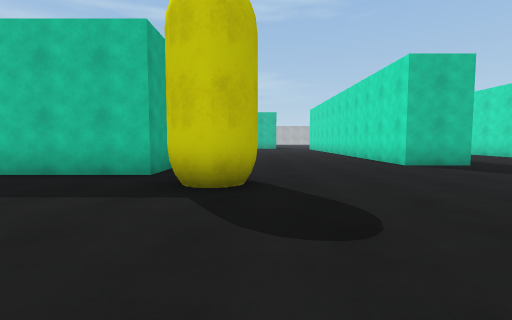
[1] (above)

24 first-person views from a walk through a scene from a Unity 3-D project. The camera is 1.2 m above the floor, tilts 4° down and sees 85° across. The floor is counted in squares, 2 m on a side. Each view is taken from the middle of a square. On the plan, view 1 faces up. The plan holds only what a view shows up to about 9 squares ahead; the rest is blank. The place goes on beyond the plan. The player is left out. Surface patterns are stand-ins for the level's own textures.

[2]
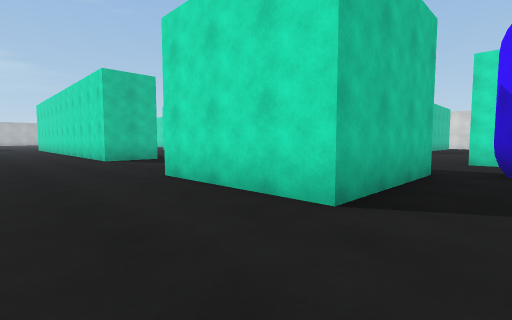

[3]
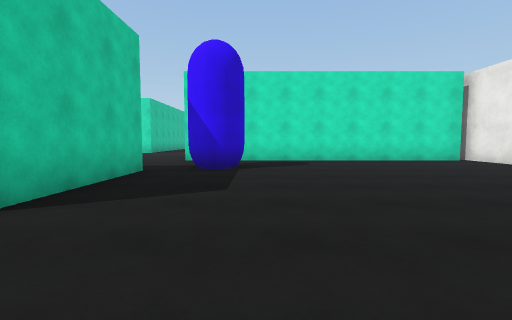

[4]
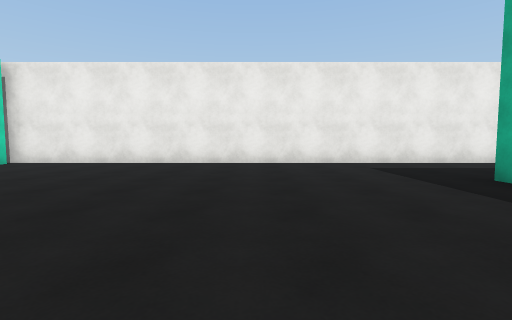

[5]
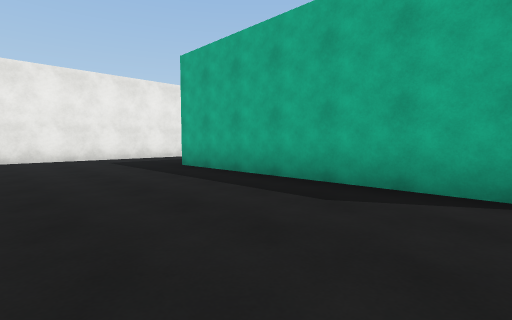

[6]
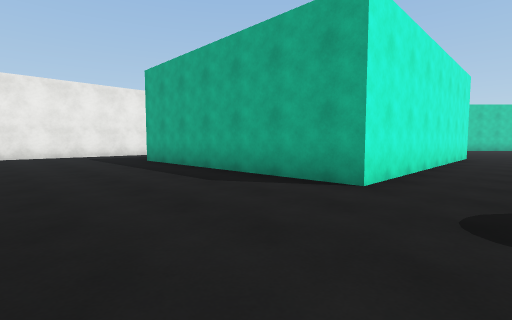

[7]
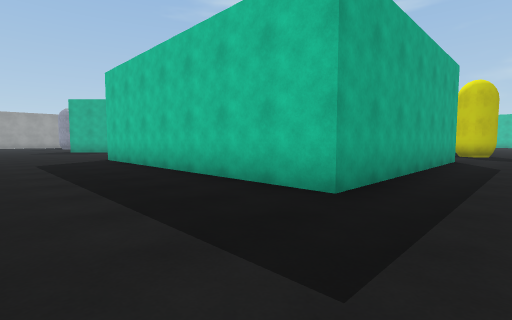

[8]
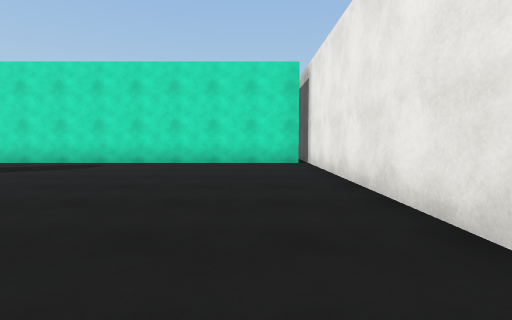

[9]
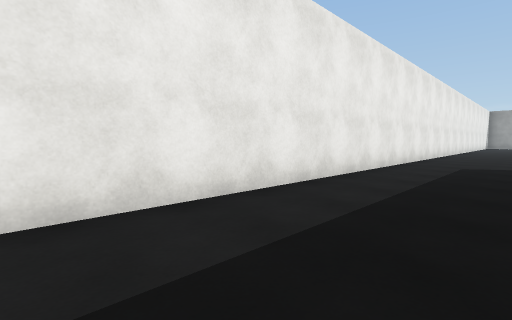

[10]
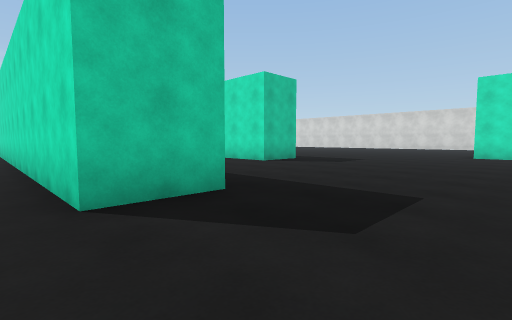

[11]
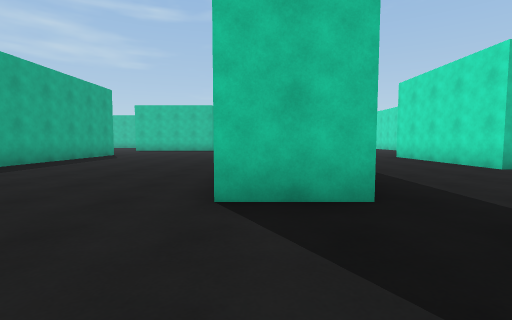

[12]
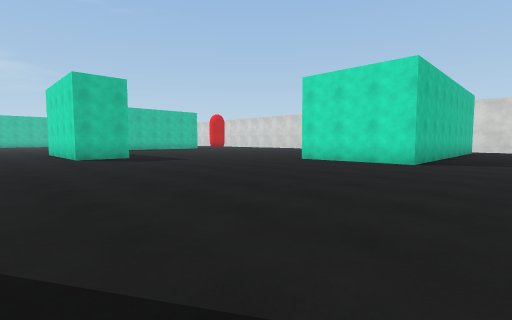

[13]
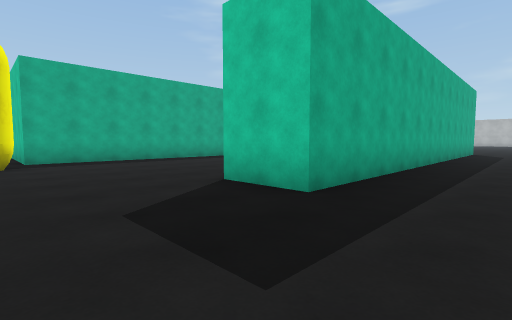

[14]
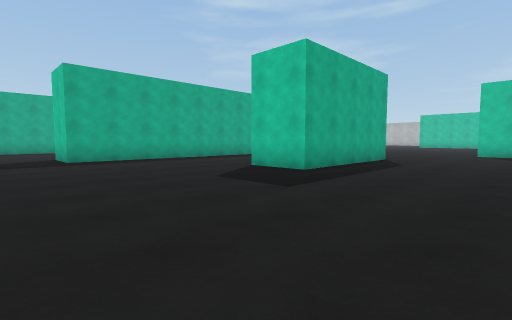

[15]
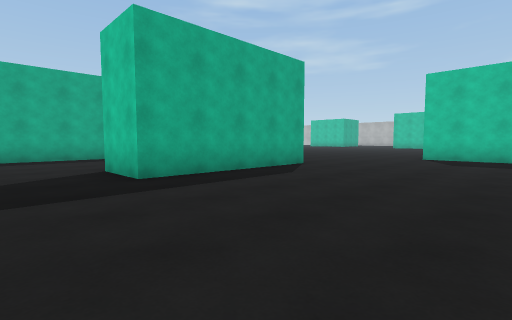

[16]
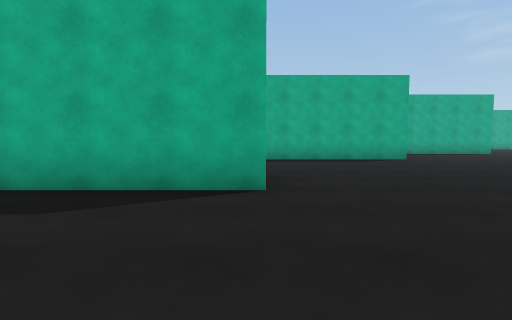

[17]
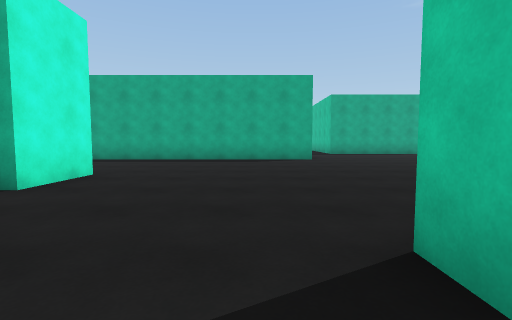

[18]
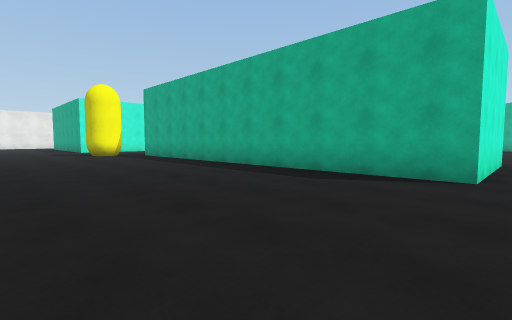

[19]
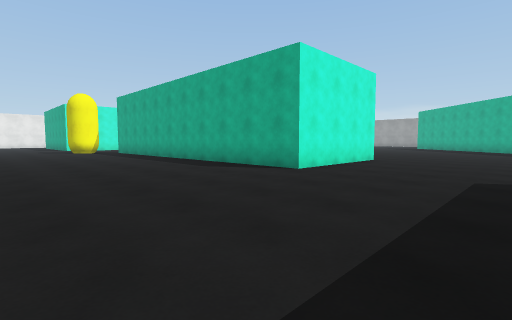

[20]
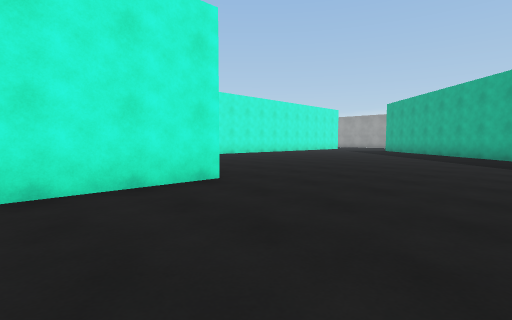

[21]
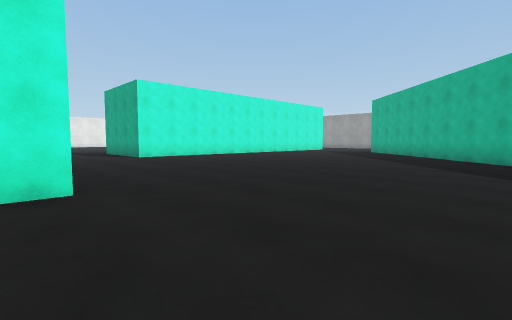

[22]
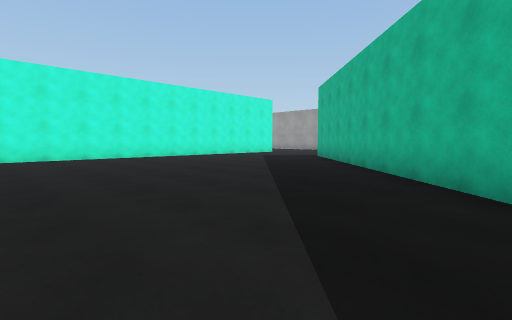

[23]
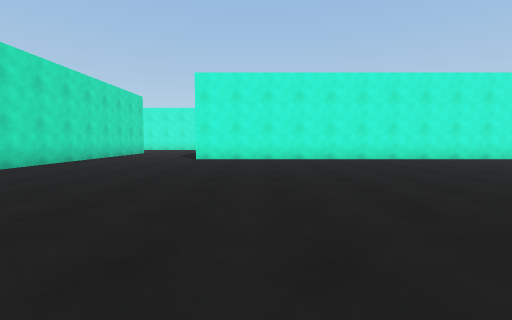

[24]
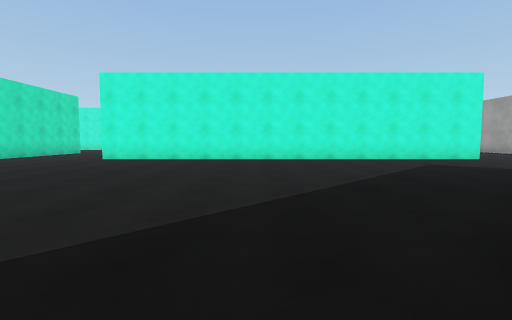

### Floor plan
Points are (right, up) in squares from view 1. A wall is a line through its corners. A room is listed if a view was taken in it or the views show most of it. See-through windows are left out.
Room 1 (views 1, 2, 3, 4, 5, 6, 7, 8, 9, 12)
walls: (6.6, -0.7) (3.3, -0.7) (3.3, 2.5); (-2.6, 0.4) (-0.6, 0.4) (-0.6, -6.2) (-8.4, -6.2); (9.4, -9.2) (9.4, -0.9); (-9.4, -9.4) (11, -9.4)
ways out: opening at (2, 2.3) to room 2; opening at (8, -0.7) to room 2; opening at (-8.7, -8); opening at (-1.7, 2)
Room 2 (views 10, 11, 13, 14, 15, 16, 17, 18, 19, 20, 21, 22, 23, 24)
walls: (-5.7, 10.5) (-5.7, 12.2); (9, 14.1) (10.7, 14.1) (10.7, 9.8) (9.1, 9.8) (9.1, 13.1); (5.2, 18.9) (5.2, 6.7) (3.6, 6.7) (3.6, 16.1); (-5.8, 15.5) (-1.8, 15.5) (-1.8, 4.8); (14.6, 17.9) (12.5, 17.9); (15.5, 2.1) (14.6, 2.1) (14.6, 5.2); (-13.5, 18.9) (-18.1, 14.3); (-21.2, 9.1) (-9, 9.1)
ways out: opening at (2, 2.3) to room 1; opening at (8, -0.7) to room 1; opening at (-20.7, 11); opening at (-7, 9.7)

Where each view was taken, in squares from view 1:
view 1: 0 up, 0 right, facing up
view 2: 2 down, 1 right, facing up-right
view 3: 3 down, 1 right, facing right
view 4: 2 down, 3 right, facing down
view 5: 0 up, 3 right, facing down-left
view 6: 2 up, 3 right, facing down-left
view 7: 9 down, 1 right, facing up-left
view 8: 8 down, 2 right, facing right
view 9: 7 down, 0 right, facing down-left
view 10: 4 up, 3 right, facing up-right
view 11: 4 up, 4 right, facing up
view 12: 0 up, 7 right, facing up-right
view 13: 4 up, 7 right, facing up-left
view 14: 5 up, 14 right, facing up-left
view 15: 8 up, 15 right, facing up-left
view 16: 14 up, 14 right, facing left
view 17: 17 up, 14 right, facing left
view 18: 16 up, 3 right, facing down-left
view 19: 19 up, 3 right, facing down-left
view 20: 19 up, 3 left, facing down-left
view 21: 19 up, 5 left, facing down-left
view 22: 19 up, 10 left, facing down-left
view 23: 18 up, 11 left, facing down
view 24: 18 up, 14 left, facing down
